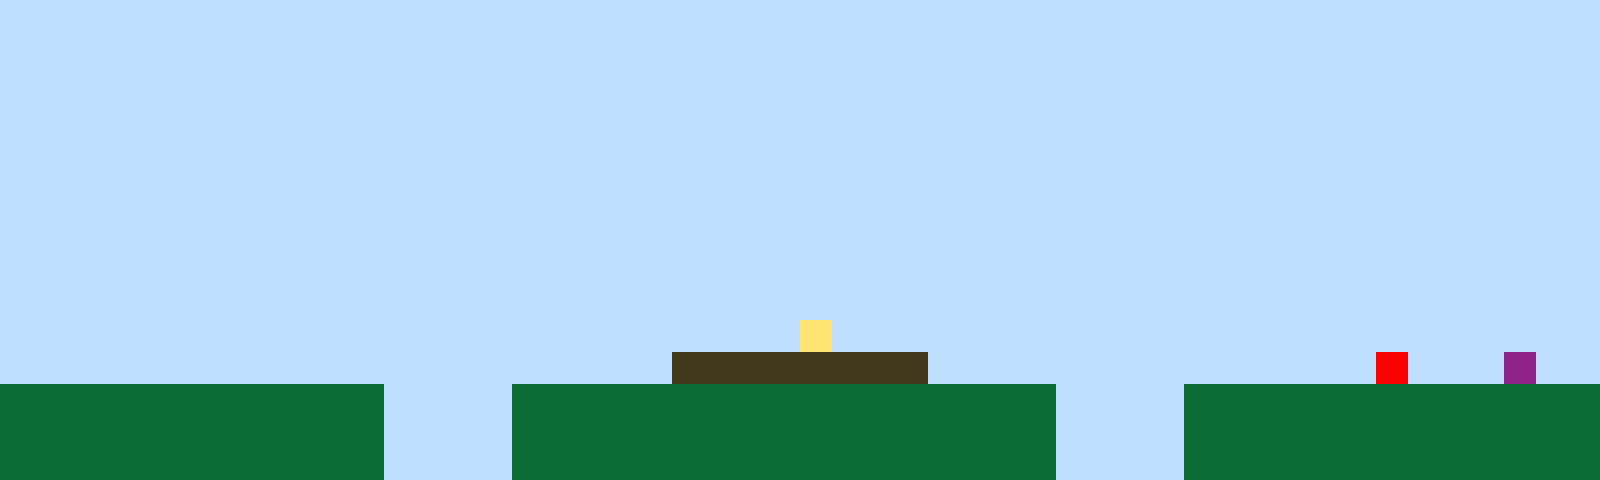

Rendered tile map (Tiled .tmx) drawn with the repository's tilesets; below, a short description and the full map source, tile grids included:
An orthogonal 50x15 tile map with 32x32 px tiles, 1 tile layer (Tile Layer 1).

<map version="1.10" tiledversion="1.11.2" orientation="orthogonal" renderorder="right-up" width="50" height="15" tilewidth="32" tileheight="32" infinite="0" nextlayerid="2" nextobjectid="1"><editorsettings><export target="map1.csv" format="csv" /></editorsettings><tileset firstgid="1" name="sprites" tilewidth="32" tileheight="32" tilecount="6" columns="3"><image source="sprites.png" width="96" height="64" /></tileset><layer id="1" name="Tile Layer 1" width="50" height="15"><data encoding="csv">1,1,1,1,1,1,1,1,1,1,1,1,1,1,1,1,1,1,1,1,1,1,1,1,1,1,1,1,1,1,1,1,1,1,1,1,1,1,1,1,1,1,1,1,1,1,1,1,1,1,1,1,1,1,1,1,1,1,1,1,1,1,1,1,1,1,1,1,1,1,1,1,1,1,1,1,1,1,1,1,1,1,1,1,1,1,1,1,1,1,1,1,1,1,1,1,1,1,1,1,1,1,1,1,1,1,1,1,1,1,1,1,1,1,1,1,1,1,1,1,1,1,1,1,1,1,1,1,1,1,1,1,1,1,1,1,1,1,1,1,1,1,1,1,1,1,1,1,1,1,1,1,1,1,1,1,1,1,1,1,1,1,1,1,1,1,1,1,1,1,1,1,1,1,1,1,1,1,1,1,1,1,1,1,1,1,1,1,1,1,1,1,1,1,1,1,1,1,1,1,1,1,1,1,1,1,1,1,1,1,1,1,1,1,1,1,1,1,1,1,1,1,1,1,1,1,1,1,1,1,1,1,1,1,1,1,1,1,1,1,1,1,1,1,1,1,1,1,1,1,1,1,1,1,1,1,1,1,1,1,1,1,1,1,1,1,1,1,1,1,1,1,1,1,1,1,1,1,1,1,1,1,1,1,1,1,1,1,1,1,1,1,1,1,1,1,1,1,1,1,1,1,1,1,1,1,1,1,1,1,1,1,1,1,1,1,1,1,1,1,1,1,1,1,1,1,1,1,1,1,1,1,1,1,1,1,1,1,1,1,1,1,1,1,1,1,1,1,1,1,1,1,1,1,1,1,1,1,1,1,1,1,1,1,1,1,1,1,1,1,1,1,1,1,1,1,1,1,1,1,1,1,1,1,1,1,1,1,1,1,1,1,1,1,1,1,1,1,1,1,1,1,1,1,1,1,1,1,1,1,1,1,1,1,1,1,1,1,1,1,1,1,1,1,1,1,1,1,1,1,1,1,1,1,1,1,1,1,1,1,1,1,1,1,1,1,1,1,1,1,1,1,1,1,1,1,1,1,1,1,1,1,1,1,1,1,1,1,1,1,1,1,1,1,1,1,1,1,1,1,1,1,1,1,1,1,1,1,1,1,1,1,1,1,1,1,1,1,1,1,1,1,1,1,1,1,1,1,1,1,1,1,1,1,1,1,1,1,1,1,1,1,1,1,1,4,1,1,1,1,1,1,1,1,1,1,1,1,1,1,1,1,1,1,1,1,1,1,1,1,1,1,1,1,1,1,1,1,1,1,1,1,1,1,1,1,1,1,1,1,1,3,3,3,3,3,3,3,3,1,1,1,1,1,1,1,1,1,1,1,1,1,1,5,1,1,1,6,1,1,2,2,2,2,2,2,2,2,2,2,2,2,1,1,1,1,2,2,2,2,2,2,2,2,2,2,2,2,2,2,2,2,2,1,1,1,1,2,2,2,2,2,2,2,2,2,2,2,2,2,2,2,2,2,2,2,2,2,2,2,2,2,1,1,1,1,2,2,2,2,2,2,2,2,2,2,2,2,2,2,2,2,2,1,1,1,1,2,2,2,2,2,2,2,2,2,2,2,2,2,2,2,2,2,2,2,2,2,2,2,2,2,1,1,1,1,2,2,2,2,2,2,2,2,2,2,2,2,2,2,2,2,2,1,1,1,1,2,2,2,2,2,2,2,2,2,2,2,2,2</data></layer></map>
